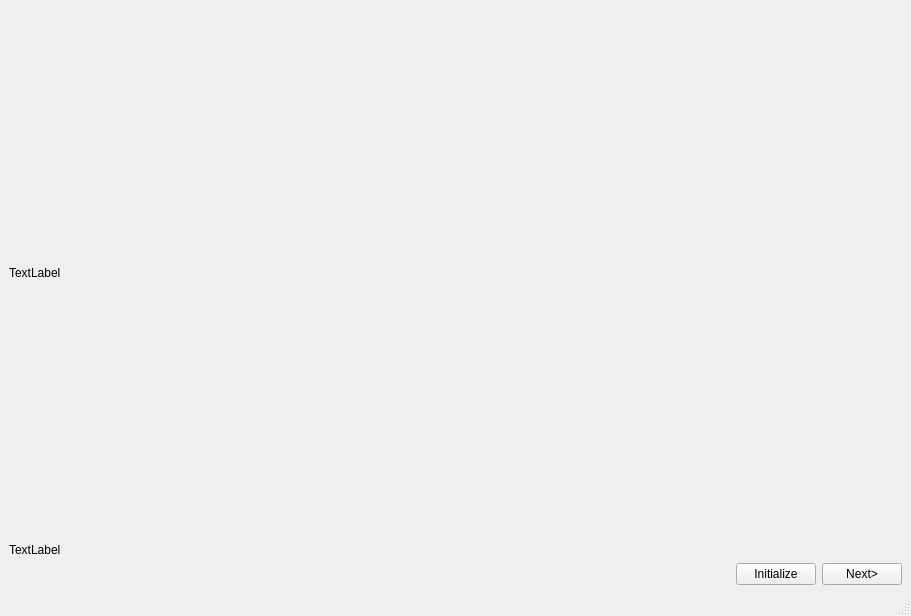
<?xml version="1.0" encoding="UTF-8"?>
<ui version="4.0">
 <class>MainWindow</class>
 <widget class="QMainWindow" name="MainWindow">
  <property name="geometry">
   <rect>
    <x>0</x>
    <y>0</y>
    <width>911</width>
    <height>616</height>
   </rect>
  </property>
  <property name="windowTitle">
   <string>Word Displayer</string>
  </property>
  <widget class="QWidget" name="centralwidget">
   <layout class="QGridLayout" name="gridLayout">
    <item row="2" column="0">
     <spacer name="verticalSpacer">
      <property name="orientation">
       <enum>Qt::Vertical</enum>
      </property>
      <property name="sizeHint" stdset="0">
       <size>
        <width>20</width>
        <height>40</height>
       </size>
      </property>
     </spacer>
    </item>
    <item row="0" column="0">
     <spacer name="verticalSpacer_2">
      <property name="orientation">
       <enum>Qt::Vertical</enum>
      </property>
      <property name="sizeHint" stdset="0">
       <size>
        <width>20</width>
        <height>40</height>
       </size>
      </property>
     </spacer>
    </item>
    <item row="1" column="0">
     <widget class="QLabel" name="label">
      <property name="text">
       <string>TextLabel</string>
      </property>
     </widget>
    </item>
    <item row="4" column="0">
     <layout class="QHBoxLayout" name="horizontalLayout">
      <item>
       <spacer name="horizontalSpacer_3">
        <property name="orientation">
         <enum>Qt::Horizontal</enum>
        </property>
        <property name="sizeHint" stdset="0">
         <size>
          <width>40</width>
          <height>20</height>
         </size>
        </property>
       </spacer>
      </item>
      <item>
       <widget class="QPushButton" name="pushButton">
        <property name="text">
         <string>Initialize</string>
        </property>
       </widget>
      </item>
      <item>
       <widget class="QPushButton" name="pushButton_2">
        <property name="text">
         <string>Next&gt;</string>
        </property>
       </widget>
      </item>
     </layout>
    </item>
    <item row="3" column="0">
     <widget class="QLabel" name="label_2">
      <property name="text">
       <string>TextLabel</string>
      </property>
     </widget>
    </item>
   </layout>
  </widget>
  <widget class="QMenuBar" name="menubar">
   <property name="geometry">
    <rect>
     <x>0</x>
     <y>0</y>
     <width>911</width>
     <height>37</height>
    </rect>
   </property>
  </widget>
  <widget class="QStatusBar" name="statusbar"/>
 </widget>
 <resources/>
 <connections/>
</ui>
